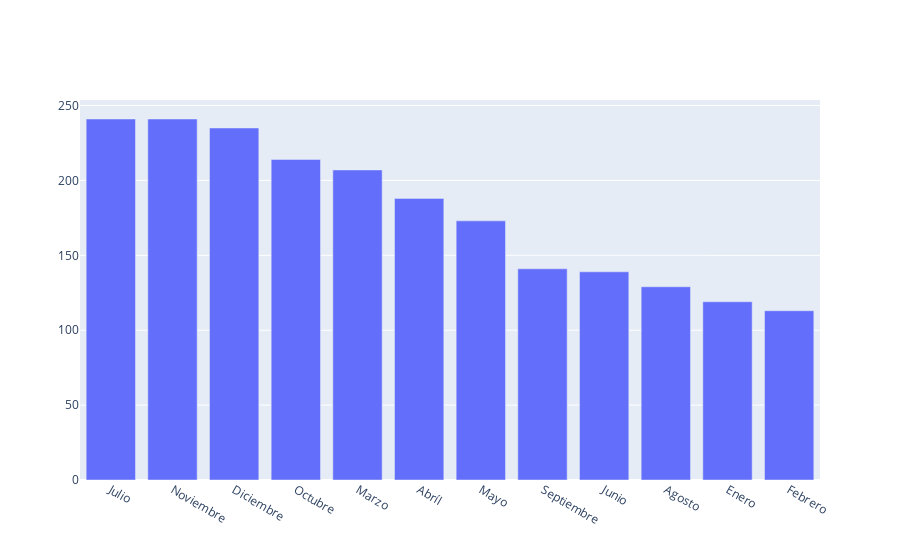

The cell this chart's notebook holds for it:
### Code cell
data = [go.Bar(
    x=df_member_Date_p.Mes.values.tolist(),y=df_member_Date_p.contador.values.tolist()
)]
py.offline.iplot(data)

### Figure 1 — Plotly figure (JSON) as saved in the notebook; plotly's stock layout.template omitted (floating-point values rounded to 4 significant figures)
{"data": [{"type": "bar", "x": ["Julio", "Noviembre", "Diciembre", "Octubre", "Marzo", "Abríl", "Mayo", "Septiembre", "Junio", "Agosto", "Enero", "Febrero"], "y": [241, 241, 235, 214, 207, 188, 173, 141, 139, 129, 119, 113]}], "layout": {}}
